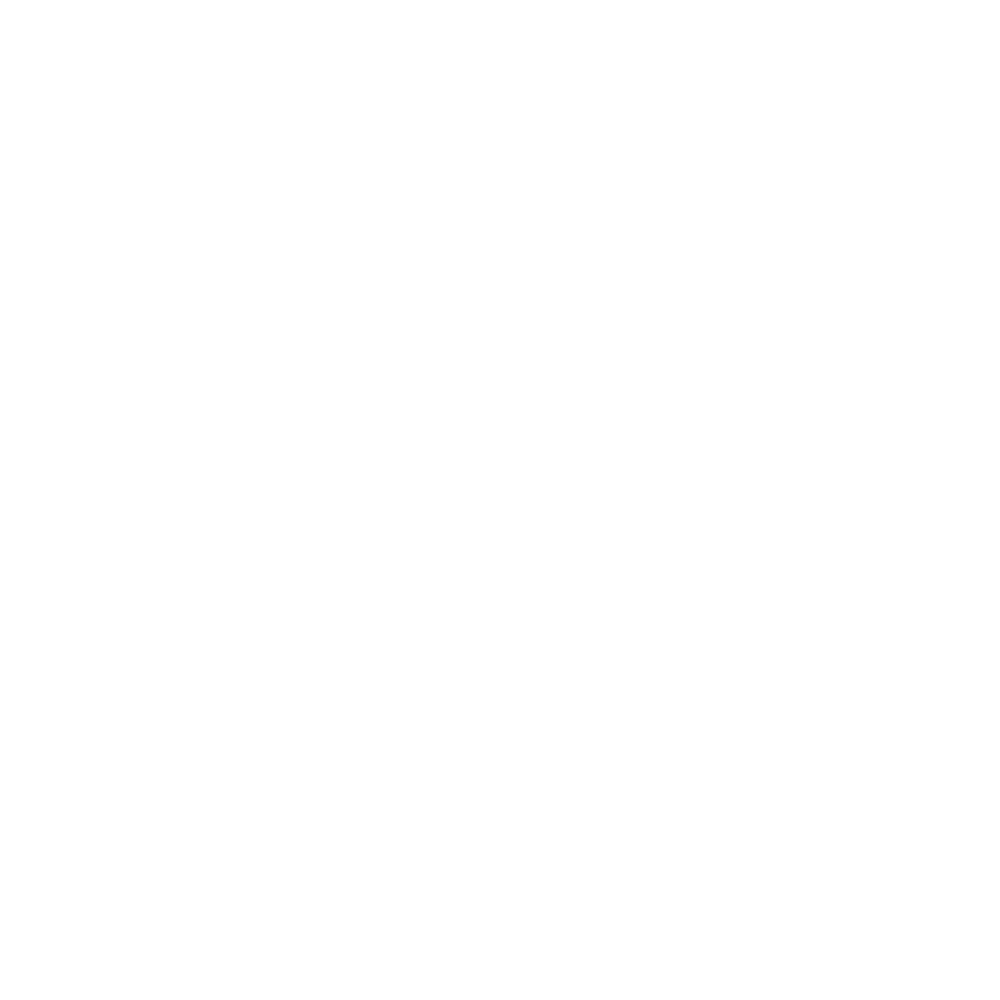
Frame 1 (no input)
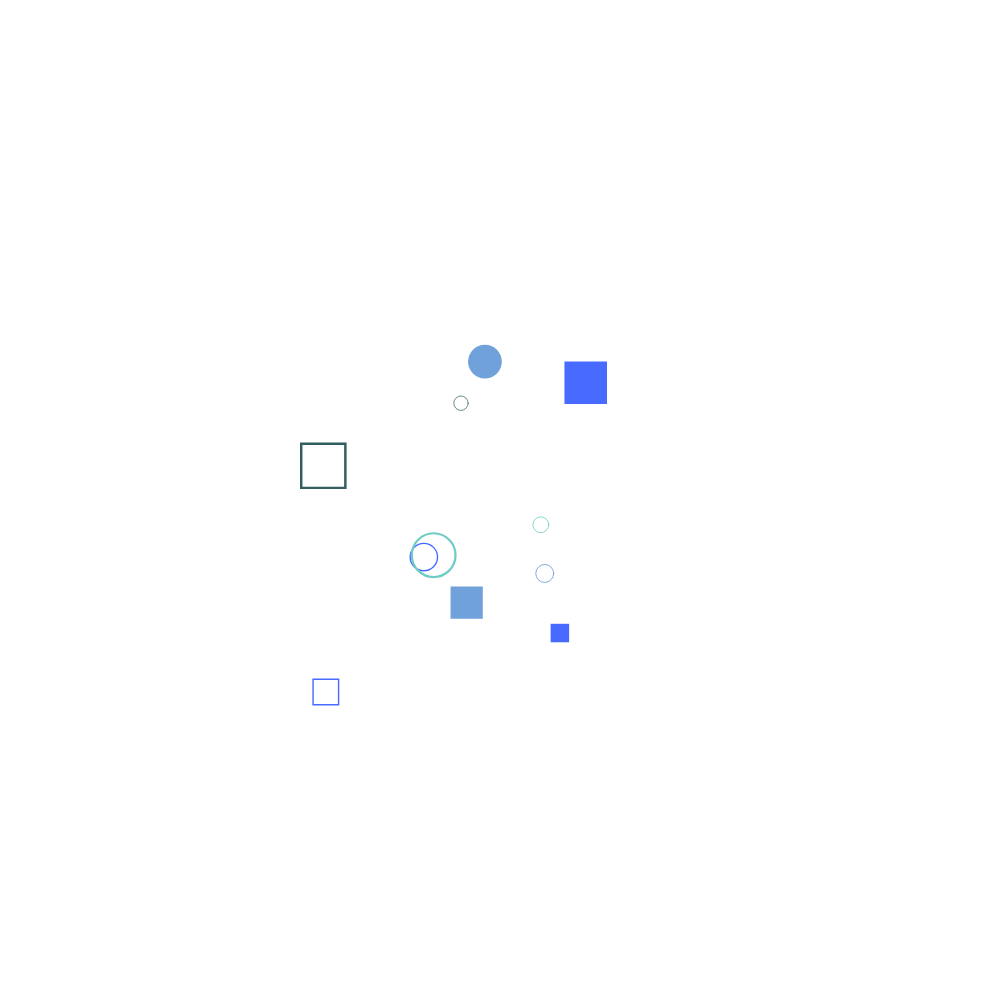
Frame 60 (no input)
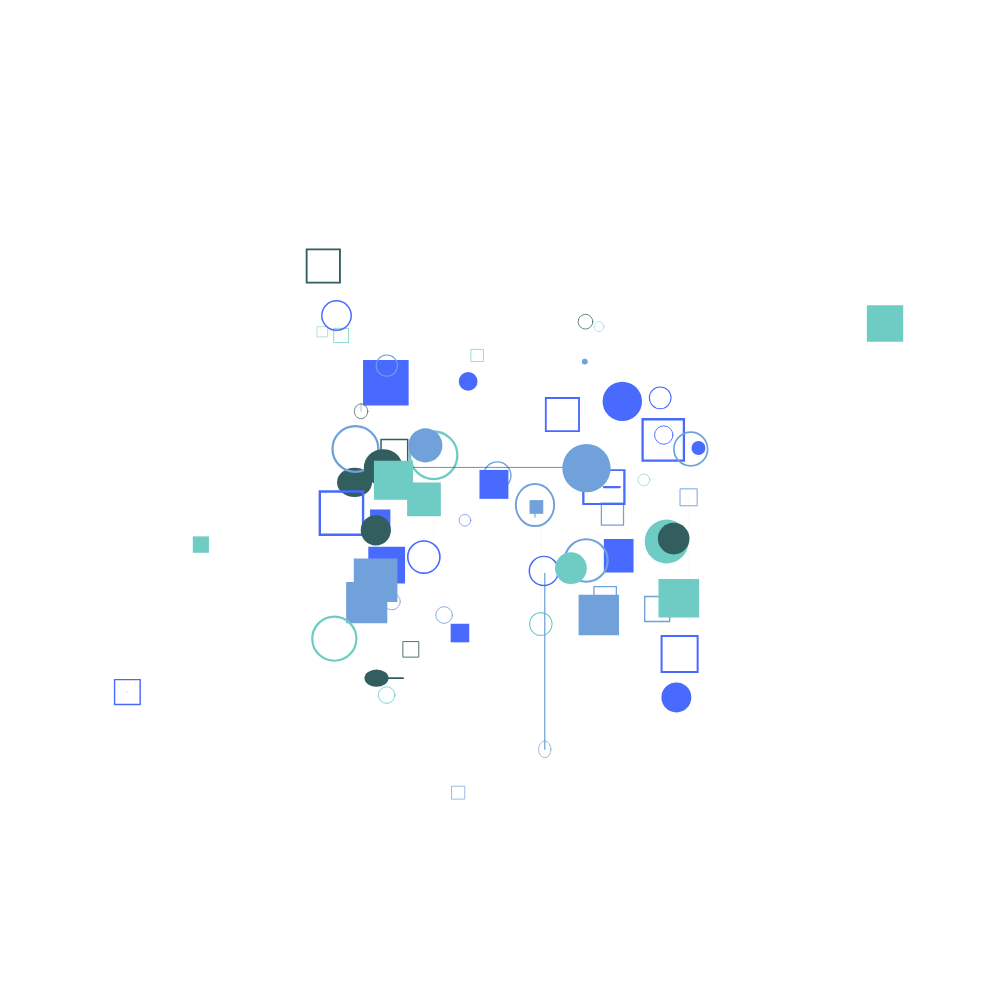
Frame 120 (the mouse pressed at the canvas centre since frame 60)

The p5.js sketch that drew these frames (run headless with seeded random() and noise() and a simulated clock; from frame 60 on, the mouse is pressed at the canvas centre):

// p5.js sketch
// ── sketch.js
let objs = [];
let colors = ['#496affff', '#6eccc4ff', '#325e5fff', '#70a1daff'];

function setup() {
	let canvasSize = min(windowWidth, windowHeight);
	let canvas = createCanvas(canvasSize, canvasSize);

    // 關鍵：確保畫布在背景層且居中
	canvas.style('z-index', '-1'); 
	canvas.style('position', 'fixed');
	canvas.style('top', '50%');
	canvas.style('left', '50%');
	canvas.style('transform', 'translate(-50%, -50%)');
	
	rectMode(CENTER);
	objs.push(new DynamicShape());
}

function draw() {
	background(255);
	for (let i of objs) {
		i.run();
	}

	if (frameCount % int(random([15, 30])) == 0) {
		let addNum = int(random(1, 30));
		for (let i = 0; i < addNum; i++) {
			objs.push(new DynamicShape());
		}
	}
	for (let i = 0; i < objs.length; i++) {
		if (objs[i].isDead) {
			objs.splice(i, 1);
		}
	}
}

function windowResized() {
	let canvasSize = min(windowWidth, windowHeight);
	resizeCanvas(canvasSize, canvasSize);
}

function easeInOutExpo(x) {
	return x === 0 ? 0 :
		x === 1 ?
		1 :
		x < 0.5 ? Math.pow(2, 20 * x - 10) / 2 :
		(2 - Math.pow(2, -20 * x + 10)) / 2;
}

class DynamicShape {
	constructor() {
		this.x = random(0.3, 0.7) * width;
		this.y = random(0.3, 0.7) * height;
		this.reductionRatio = 1;
		this.shapeType = int(random(4));
		this.animationType = 0;
		this.maxActionPoints = int(random(2, 5));
		this.actionPoints = this.maxActionPoints;
		this.elapsedT = 0;
		this.size = 0;
		this.sizeMax = width * random(0.01, 0.05);
		this.fromSize = 0;
		this.init();
		this.isDead = false;
		this.clr = random(colors);
		this.changeShape = true;
		this.ang = int(random(2)) * PI * 0.25;
		this.lineSW = 0;
	}

	show() {
		push();
		translate(this.x, this.y);
		if (this.animationType == 1) scale(1, this.reductionRatio);
		if (this.animationType == 2) scale(this.reductionRatio, 1);
		fill(this.clr);
		stroke(this.clr);
		strokeWeight(this.size * 0.05);
		if (this.shapeType == 0) {
			noStroke();
			circle(0, 0, this.size);
		} else if (this.shapeType == 1) {
			noFill();
			circle(0, 0, this.size);
		} else if (this.shapeType == 2) {
			noStroke();
			rect(0, 0, this.size, this.size);
		} else if (this.shapeType == 3) {
			noFill();
			rect(0, 0, this.size * 0.9, this.size * 0.9);
		} else if (this.shapeType == 4) {
			line(0, -this.size * 0.45, 0, this.size * 0.45);
			line(-this.size * 0.45, 0, this.size * 0.45, 0);
		}
		pop();
		strokeWeight(this.lineSW);
		stroke(this.clr);
		line(this.x, this.y, this.fromX, this.fromY);
	}

	move() {
		let n = easeInOutExpo(norm(this.elapsedT, 0, this.duration));
		if (0 < this.elapsedT && this.elapsedT < this.duration) {
			if (this.actionPoints == this.maxActionPoints) {
				this.size = lerp(0, this.sizeMax, n);
			} else if (this.actionPoints > 0) {
				if (this.animationType == 0) {
					this.size = lerp(this.fromSize, this.toSize, n);
				} else if (this.animationType == 1) {
					this.x = lerp(this.fromX, this.toX, n);
					this.lineSW = lerp(0, this.size / 5, sin(n * PI));
				} else if (this.animationType == 2) {
					this.y = lerp(this.fromY, this.toY, n);
					this.lineSW = lerp(0, this.size / 5, sin(n * PI));
				} else if (this.animationType == 3) {
					if (this.changeShape == true) {
						this.shapeType = int(random(5));
						this.changeShape = false;
					}
				}
				this.reductionRatio = lerp(1, 0.3, sin(n * PI));
			} else {
				this.size = lerp(this.fromSize, 0, n);
			}
		}

		this.elapsedT++;
		if (this.elapsedT > this.duration) {
			this.actionPoints--;
			this.init();
		}
		if (this.actionPoints < 0) {
			this.isDead = true;
		}
	}

	run() {
		this.show();
		this.move();
	}

	init() {
		this.elapsedT = 0;
		this.fromSize = this.size;
		this.toSize = this.sizeMax * random(0.5, 1.5);
		this.fromX = this.x;
		this.toX = this.fromX + (width / 10) * random([-1, 1]) * int(random(1, 4));
		this.fromY = this.y;
		this.toY = this.fromY + (height / 10) * random([-1, 1]) * int(random(1, 4));
		this.animationType = int(random(3));
		this.duration = random(20, 50);
	}
}
// ── about.html
<!DOCTYPE html>
<html lang="zh-Hant">
<head>
    <meta charset="UTF-8">
    <meta name="viewport" content="width=device-width, initial-scale=1.0">
    <title>作品四：自我介紹</title>
    <link rel="stylesheet" href="style.css">
    </head>
<body id="about-page">
    <header>
        <a href="index.html" class="back-link">← 返回主封面</a>
    </header>
    
    <div id="about-info">
        <h1>自我介紹</h1>
        <p>學號: **414730290**</p>
        <p>姓名: **謝沐珊**</p>
    </div>

</body>
</html>
// ── style.css
/* ------------------------------------- */
/* 網站通用樣式 */
/* ------------------------------------- */
html, body {
    margin: 0;
    padding: 0;
    font-family: Arial, sans-serif;
    color: #232323;
    overflow-x: hidden;
}

/* 封面文字樣式 */
#cover-text {
    position: fixed;
    top: 20%;
    left: 5%;
    z-index: 10;
    text-shadow: 2px 2px 4px rgba(255, 255, 255, 0.9);
}

/* ------------------------------------- */
/* p5.js 畫布定位（確保在最底層） */
/* ------------------------------------- */
canvas {
    display: block; 
    z-index: -1; 
    position: fixed;
    top: 50%;
    left: 50%;
    transform: translate(-50%, -50%);
}

/* ------------------------------------- */
/* 漢堡選單樣式 */
/* ------------------------------------- */

/* 漢堡圖示按鈕 */
#menu-toggle {
    position: fixed;
    top: 20px;
    right: 20px;
    z-index: 20; 
    font-size: 30px;
    cursor: pointer;
    color: #232323;
    background-color: rgba(255, 255, 255, 0.8);
    padding: 5px 15px;
    border-radius: 5px;
    box-shadow: 0 2px 5px rgba(0, 0, 0, 0.2);
}

/* 導航選單本體 */
#main-menu {
    position: fixed;
    top: 0;
    right: 0;
    width: 250px;
    height: 100vh;
    background-color: rgba(35, 35, 35, 0.95); /* 深色背景 */
    color: white;
    z-index: 15;
    transform: translateX(0); /* 預設位置 */
    transition: transform 0.3s ease-in-out;
    padding-top: 60px; 
    box-shadow: -5px 0 15px rgba(0, 0, 0, 0.5);
}

/* 選單隱藏狀態 */
#main-menu.hidden {
    transform: translateX(100%); /* 隱藏到右側視窗外 */
}

#main-menu ul {
    list-style: none;
    padding: 0;
    margin: 0;
}

#main-menu li a {
    display: block;
    padding: 15px 20px;
    text-decoration: none;
    color: white;
    font-size: 1.1em;
    border-bottom: 1px solid rgba(255, 255, 255, 0.1);
    transition: background-color 0.2s;
}

#main-menu li a:hover {
    background-color: #f71735;
}

/* ------------------------------------- */
/* 自我介紹頁面 (about.html) 樣式 */
/* ------------------------------------- */
#about-page {
    /* 請確認路徑是否正確：./assets/background.jpg */
    background-image: url('./assets/background.jpg'); 
    background-size: cover;
    background-position: center;
    background-attachment: fixed;
    height: 100vh;
    display: flex;
    flex-direction: column;
    align-items: center;
    justify-content: center;
    color: white;
    text-shadow: 2px 2px 4px rgba(0, 0, 0, 0.8);
}

#about-info {
    text-align: center;
    padding: 30px;
    background-color: rgba(0, 0, 0, 0.6); 
    border-radius: 10px;
}

#about-info h1 {
    font-size: 3em;
    margin-bottom: 20px;
    color: #f7d002;
}

.back-link {
    position: fixed;
    top: 20px;
    left: 20px;
    color: white;
    text-decoration: none;
    font-size: 1.2em;
    padding: 10px 15px;
    background-color: rgba(35, 35, 35, 0.7);
    border-radius: 5px;
    z-index: 10;
    transition: background-color 0.2s;
}

.back-link:hover {
    background-color: #1A53C0;
}
